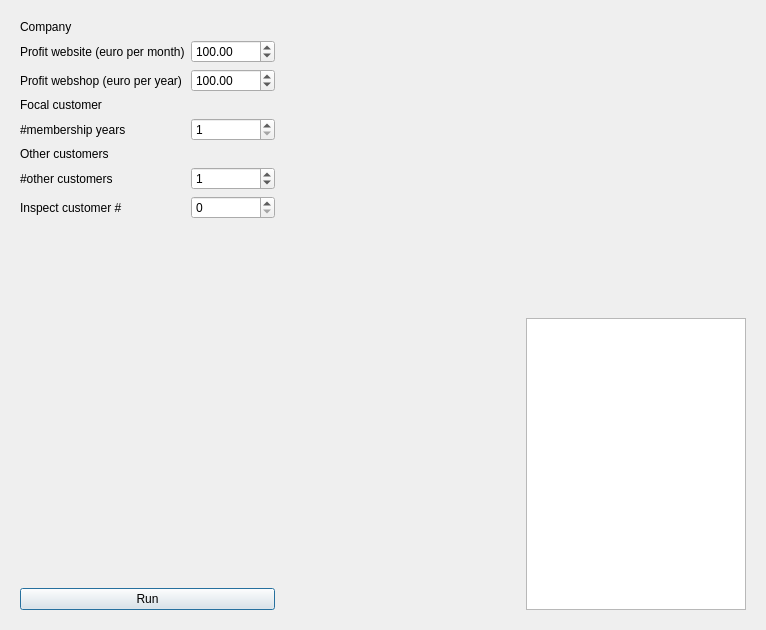
<?xml version="1.0" encoding="UTF-8"?>
<ui version="4.0">
 <class>QtInvestigateMyClickWinnersMainDialog</class>
 <widget class="QDialog" name="QtInvestigateMyClickWinnersMainDialog">
  <property name="geometry">
   <rect>
    <x>0</x>
    <y>0</y>
    <width>766</width>
    <height>630</height>
   </rect>
  </property>
  <property name="windowTitle">
   <string>InvestigateMyClickWinners</string>
  </property>
  <layout class="QHBoxLayout" name="horizontalLayout">
   <item>
    <widget class="QWidget" name="widget" native="true">
     <layout class="QGridLayout" name="gridLayout">
      <item row="2" column="1">
       <widget class="QDoubleSpinBox" name="box_profit_webshop_euro_per_year">
        <property name="maximum">
         <double>1000000.000000000000000</double>
        </property>
        <property name="value">
         <double>100.000000000000000</double>
        </property>
       </widget>
      </item>
      <item row="7" column="1">
       <widget class="QSpinBox" name="box_inspect_customer_index"/>
      </item>
      <item row="8" column="0">
       <spacer name="verticalSpacer">
        <property name="orientation">
         <enum>Qt::Vertical</enum>
        </property>
        <property name="sizeHint" stdset="0">
         <size>
          <width>20</width>
          <height>40</height>
         </size>
        </property>
       </spacer>
      </item>
      <item row="1" column="0">
       <widget class="QLabel" name="label_profit_website">
        <property name="text">
         <string>Profit website (euro per month)</string>
        </property>
       </widget>
      </item>
      <item row="1" column="1">
       <widget class="QDoubleSpinBox" name="box_profit_website_euro_per_month">
        <property name="decimals">
         <number>2</number>
        </property>
        <property name="maximum">
         <double>1000000.000000000000000</double>
        </property>
        <property name="value">
         <double>100.000000000000000</double>
        </property>
       </widget>
      </item>
      <item row="6" column="1">
       <widget class="QSpinBox" name="box_n_other_customers">
        <property name="maximum">
         <number>1000000</number>
        </property>
        <property name="value">
         <number>1</number>
        </property>
       </widget>
      </item>
      <item row="6" column="0">
       <widget class="QLabel" name="label_n_other_customers">
        <property name="text">
         <string>#other customers</string>
        </property>
       </widget>
      </item>
      <item row="0" column="0" colspan="2">
       <widget class="QLabel" name="label_company">
        <property name="text">
         <string>Company</string>
        </property>
       </widget>
      </item>
      <item row="5" column="0" colspan="2">
       <widget class="QLabel" name="label_other_customer">
        <property name="text">
         <string>Other customers</string>
        </property>
       </widget>
      </item>
      <item row="4" column="1">
       <widget class="QSpinBox" name="box_n_membership_years">
        <property name="minimum">
         <number>1</number>
        </property>
        <property name="value">
         <number>1</number>
        </property>
       </widget>
      </item>
      <item row="2" column="0">
       <widget class="QLabel" name="label_profit_webshop">
        <property name="text">
         <string>Profit webshop (euro per year)</string>
        </property>
       </widget>
      </item>
      <item row="7" column="0">
       <widget class="QLabel" name="label_inspect_customer_index">
        <property name="text">
         <string>Inspect customer #</string>
        </property>
       </widget>
      </item>
      <item row="4" column="0">
       <widget class="QLabel" name="label_n_membership_years">
        <property name="text">
         <string>#membership years</string>
        </property>
       </widget>
      </item>
      <item row="3" column="0" colspan="2">
       <widget class="QLabel" name="label_focal_customer">
        <property name="text">
         <string>Focal customer</string>
        </property>
       </widget>
      </item>
      <item row="9" column="0" colspan="2">
       <widget class="QPushButton" name="button_run">
        <property name="text">
         <string>Run</string>
        </property>
       </widget>
      </item>
     </layout>
    </widget>
   </item>
   <item>
    <widget class="QWidget" name="widget_plots" native="true">
     <layout class="QGridLayout" name="gridLayout_2">
      <item row="0" column="0">
       <widget class="QwtPlot" name="plot_focal_person" native="true">
        <property name="sizePolicy">
         <sizepolicy hsizetype="Preferred" vsizetype="Preferred">
          <horstretch>2</horstretch>
          <verstretch>1</verstretch>
         </sizepolicy>
        </property>
        <property name="minimumSize">
         <size>
          <width>32</width>
          <height>32</height>
         </size>
        </property>
       </widget>
      </item>
      <item row="1" column="0">
       <widget class="QwtPlot" name="plot_other_person" native="true">
        <property name="sizePolicy">
         <sizepolicy hsizetype="Preferred" vsizetype="Preferred">
          <horstretch>2</horstretch>
          <verstretch>1</verstretch>
         </sizepolicy>
        </property>
        <property name="minimumSize">
         <size>
          <width>32</width>
          <height>32</height>
         </size>
        </property>
       </widget>
      </item>
      <item row="0" column="1" colspan="2">
       <widget class="QwtPlot" name="plot_company" native="true">
        <property name="sizePolicy">
         <sizepolicy hsizetype="Preferred" vsizetype="Preferred">
          <horstretch>1</horstretch>
          <verstretch>1</verstretch>
         </sizepolicy>
        </property>
        <property name="minimumSize">
         <size>
          <width>32</width>
          <height>32</height>
         </size>
        </property>
       </widget>
      </item>
      <item row="1" column="1" colspan="2">
       <widget class="QPlainTextEdit" name="text_transactions">
        <property name="sizePolicy">
         <sizepolicy hsizetype="Expanding" vsizetype="Expanding">
          <horstretch>1</horstretch>
          <verstretch>1</verstretch>
         </sizepolicy>
        </property>
        <property name="maximumSize">
         <size>
          <width>16777215</width>
          <height>16777215</height>
         </size>
        </property>
        <property name="lineWrapMode">
         <enum>QPlainTextEdit::NoWrap</enum>
        </property>
        <property name="readOnly">
         <bool>true</bool>
        </property>
       </widget>
      </item>
     </layout>
    </widget>
   </item>
  </layout>
 </widget>
 <customwidgets>
  <customwidget>
   <class>QwtPlot</class>
   <extends>QWidget</extends>
   <header>qwt_plot.h</header>
   <container>1</container>
  </customwidget>
 </customwidgets>
 <tabstops>
  <tabstop>button_run</tabstop>
  <tabstop>box_profit_website_euro_per_month</tabstop>
  <tabstop>box_profit_webshop_euro_per_year</tabstop>
  <tabstop>box_n_membership_years</tabstop>
 </tabstops>
 <resources/>
 <connections/>
</ui>
